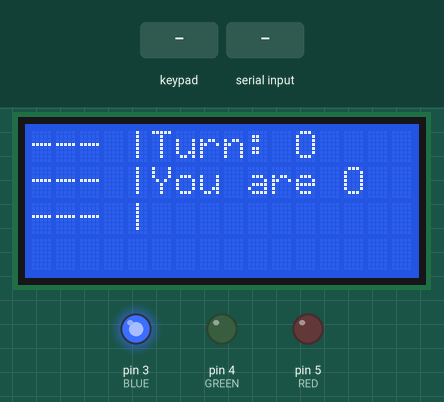
A sketch run on a simulated Arduino Uno, built with avr-gcc and run on an emulated ATmega328P. Shown: 16×4 character LCD, output pins drawn as LEDs (lit = HIGH). The inputs (shaded band) are chosen by the test bench. What the sketch prints to the serial monitor is not drawn.

Above: at 1.2 s.
1.3 s: key '7' pressed
At 2.2 s:
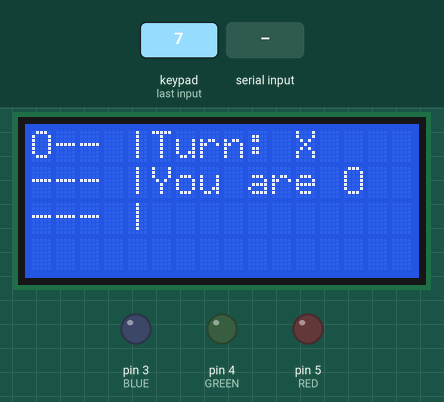
3.3 s: "-" received over Serial
At 4.5 s:
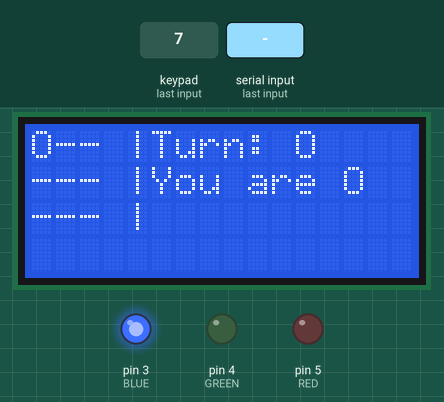
4.8 s: key '/' pressed
At 5.6 s:
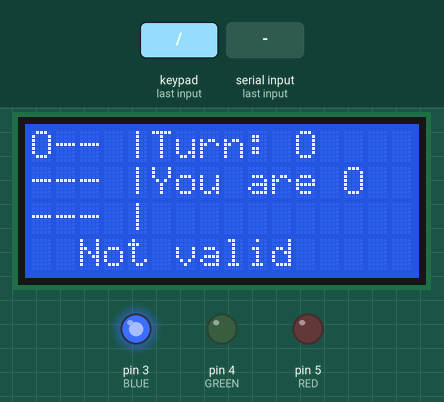
6.5 s: keypad keys 1 3 1 2 1 1 1 0 pressed 0.4 s apart
At 7.5 s:
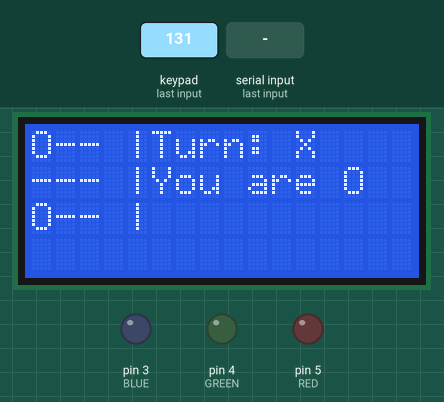
11.2 s: "30,150\n" received over Serial
At 12.0 s:
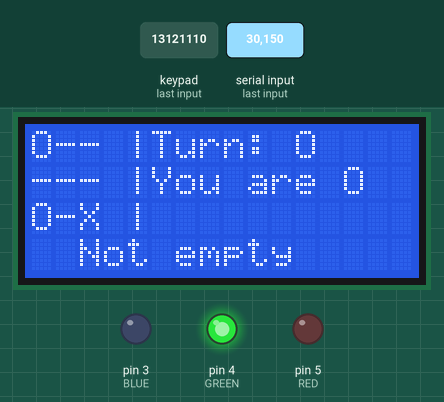
13.1 s: keypad keys 9 8 7 6 pressed 0.4 s apart
At 15.5 s:
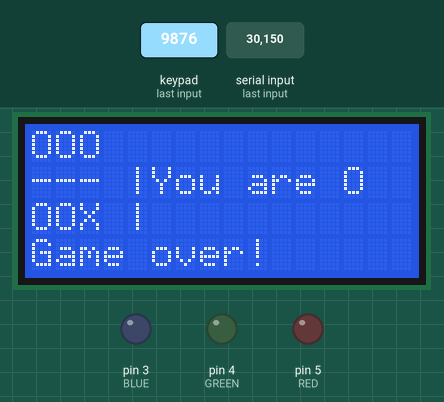
Timing chart, 0 to 17.0 s (numbered marks = the images above; inputs shaded):
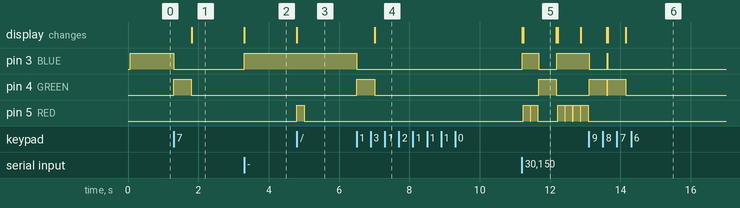

The sketch:

sketch_jan26a.ino
```cpp
#include <Keypad.h>
#include <LiquidCrystal.h>

// =============== Tools setup ===============
// LED
int RED = 5;
int GREEN = 4;
int BLUE = 3;

// LCD
int curr_row = 0;
int curr_col = 0;

#define E 33
#define RS 32
#define D4 34
#define D5 35
#define D6 36
#define D7 37
#define CROWS 4
#define CCOLS 16

LiquidCrystal lcd(RS, E, D4, D5, D6, D7);

// Keypad
const byte ROWS = 4; //four rows
const byte COLS = 4; //three columns
char keys[ROWS][COLS] = {
  {'7', '8', '9', '/'},
  {'4', '5', '6', 'x'},
  {'1', '2', '3', '-'},
  {'*', '0', '#', '+'}
};
byte rowPins[ROWS] = {13, 12, 11, 10}; //connect to the row pinouts of the keypad
byte colPins[COLS] = {9, 8, 7, 6}; //connect to the column pinouts of the keypad

Keypad keypad = Keypad( makeKeymap(keys), rowPins, colPins, ROWS, COLS );
// =============== End Tools setup ===============
// =============== Variables setup ===============
bool printed = false;
bool finish = false;
int turn = 0;

char board[3][3] = {
  {'-', '-', '-'},
  {'-', '-', '-'},
  {'-', '-', '-'},
};

void putIn(char target, int i, int j) {
  board[i][j] = target;
}

bool check(int i, int j) {
  return board[i][j] == '-';
}

bool lock() {
  for (int i = 0; i < 3; i++)
    for (int j = 0; j < 3; j++)
      if (check(i, j))
        return false;
  return true;
}

bool whowon(char target) {
  bool cond = (board[0][0] == board[0][1]) && (board[0][1] == board[0][2]) && (board[0][0] == target);
  cond = cond || ( (board[1][0] == board[1][1]) && (board[1][1] == board[1][2]) && (board[1][0] == target) );
  cond = cond || ( (board[2][0] == board[2][1]) && (board[2][1] == board[2][2]) && (board[2][0] == target) );
  cond = cond || ( (board[0][0] == board[1][0]) && (board[1][0] == board[2][0]) && (board[0][0] == target) );
  cond = cond || ( (board[0][1] == board[1][1]) && (board[1][1] == board[2][1]) && (board[0][1] == target) );
  cond = cond || ( (board[0][2] == board[1][2]) && (board[1][2] == board[2][2]) && (board[0][2] == target) );
  cond = cond || ( (board[0][0] == board[1][1]) && (board[1][1] == board[2][2]) && (board[0][0] == target) );
  cond = cond || ( (board[2][1] == board[1][1]) && (board[1][1] == board[0][2]) && (board[2][1] == target) );
  return cond;
}

int play(char target, char input) {
  int index = input - '0';
  int i, j;

  if (index == 7) {
    i = 0;
    j = 0;
  } else if (index == 8) {
    i = 0;
    j = 1;
  } else if (index == 9) {
    i = 0;
    j = 2;
  } else if (index == 4) {
    i = 1;
    j = 0;
  } else if (index == 5) {
    i = 1;
    j = 1;
  } else if (index == 6) {
    i = 1;
    j = 2;
  } else if (index == 1) {
    i = 2;
    j = 0;
  } else if (index == 2) {
    i = 2;
    j = 1;
  } else if (index == 3) {
    i = 2;
    j = 2;
  } else {
    return -1; // Not valid house
  }

  if (!check(i, j)) {
    return -2; // Not empty house
  }

  putIn(target, i, j);
  return 0;
}
// =============== End Vars setup  ===============
// =============== I/O      setup  ===============
void printBoard() {
  lcd.clear();
  curr_row = 0;
  curr_col = 0;
  for (int i = 0; i < 3; i++) {
    for (int j = 0; j < 3; j++) {
      lcd.setCursor(j, i);
      lcd.print(board[i][j]);
      if (i == 0 && j == 2 && !finish) {
        if (turn % 2 == 0) {
          lcd.print(" |Turn: O");
        } else {
          lcd.print(" |Turn: X");
        }
      }
      if (i == 1 && j == 2) {
        lcd.print(" |You are O");
      }
      if (i == 2 && j == 2) {
        lcd.print(" |");
      }
    }
  }
  lcd.setCursor(0, 3);
  if (finish) {
    lcd.print("Game over!");
  }
}

void on(int code) {
  digitalWrite(code, HIGH);
}

void off(int code) {
  digitalWrite(code, LOW);
}

void printMessage(String message) {
  lcd.setCursor(2,4);
  for (int i = 4; i < COLS; i++)
    lcd.print(" ");
  lcd.setCursor(2,4);
  lcd.print(message);
}
// =============== End I/O  setup  ===============


void setup()
{
  // put your setup code here, to run once:
  // LCD
  lcd.begin(CCOLS, CROWS);
  lcd.clear();
  // LED
  pinMode(RED, OUTPUT);
  pinMode(GREEN, OUTPUT);
  pinMode(BLUE, OUTPUT);
  // XBee
  Serial.begin(9600);
}

void loop()
{
  if (!finish) {
    if (turn % 2 == 0) {
      on(BLUE);
      char key = keypad.getKey();
      if (key)
      {
        int temp = play('O', key);
        if (temp == 0) {
          Serial.write(key);
          turn++;
          printed = false;
          off(BLUE);
          on(GREEN);
          delay(500);
          off(GREEN);
        } else if (temp == -1) {
          printMessage("Not valid");
          on(RED);
          delay(200);
          off(RED);
        } else if (temp == -2) {
          printMessage("Not empty");
          on(RED);
          delay(200);
          off(RED);
        }
      }
    } else {
      if (Serial.available() > 0) {
        int received = Serial.read();
        play('X', received);
        turn++;
        printed = false;
      }
    }

    finish = (whowon('X') || whowon('O')) || lock();
    if (!printed) {
      printBoard();
      printed = true;
    }
  }
}
```

Measured:
- after the input at 1.3 s, pin 3 (BLUE): HIGH → LOW at once; pin 4 (GREEN): LOW → HIGH at once, → LOW 0.50 s later; the display: changes after 0.51 s (image 1)
- after the input at 3.3 s, pin 3 (BLUE): LOW → HIGH at once; the display: changes at once (image 2)
- after the input at 4.8 s, pin 5 (RED): LOW → HIGH at once, → LOW 0.20 s later; the display: changes at once (image 3)
- after the input at 6.5 s, pin 3 (BLUE): HIGH → LOW at once; pin 4 (GREEN): LOW → HIGH at once, → LOW 0.50 s later; the display: changes after 0.52 s (image 4)
- after the input at 11.2 s, pin 3 (BLUE): LOW → HIGH at once, → LOW 0.46 s later, → HIGH 0.52 s later; pin 4 (GREEN): LOW → HIGH after 0.47 s, → LOW 0.50 s later
- after the input at 13.1 s, pin 3 (BLUE): HIGH → LOW at once, → HIGH 0.52 s later, → LOW 0.02 s later; pin 4 (GREEN): alternates HIGH for 0.50 s and LOW for 0.04 s, 4 changes in all, then stays LOW, starting at once; the display: first changes after 0.52 s (image 6 shows a later state)
- what the display in image 5 shows lasts 1.0 s, from 11.2 s to 12.2 s
